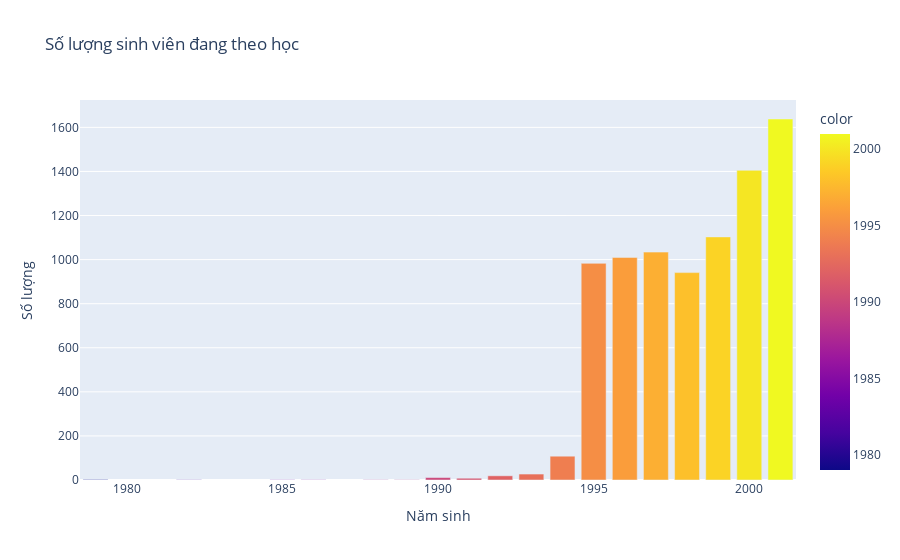

The notebook cell saved with this chart:
### Code cell
sinhvien["NamSinh"] = sinhvien["NamSinh"].astype("Int64")
fig = px.bar(x = sinhvien["NamSinh"].value_counts().index,
             y = sinhvien["NamSinh"].value_counts().values,
             labels = {'x': "Năm sinh",
                     'y': "Số lượng"},
             color = sinhvien["NamSinh"].value_counts().index,
             title = "Số lượng sinh viên đang theo học")

'''Nhận xét: 
Số lượng sinh viên phần lớn sinh năm 1995 đến 2001,
Điểm này sẽ được lưu ý khi thực hiện phân tích và đánh giá ở các bước sau.
'''
fig

### Figure 1 — Plotly figure (JSON) as saved in the notebook; plotly's stock layout.template omitted (floating-point values rounded to 4 significant figures)
{"data": [{"alignmentgroup": "True", "hovertemplate": "Năm sinh=%{x}<br>Số lượng=%{y}<br>color=%{marker.color}<extra></extra>", "legendgroup": "", "marker": {"color": [2001, 2000, 1999, 1997, 1996, 1995, 1998, 1994, 1993, 1992, 1990, 1991, 1979, 1989, 1986, 1982, 1988, 1985], "coloraxis": "coloraxis", "pattern": {"shape": ""}}, "name": "", "offsetgroup": "", "orientation": "v", "showlegend": false, "textposition": "auto", "type": "bar", "x": [2001, 2000, 1999, 1997, 1996, 1995, 1998, 1994, 1993, 1992, 1990, 1991, 1979, 1989, 1986, 1982, 1988, 1985], "xaxis": "x", "y": [1638, 1405, 1103, 1034, 1010, 983, 941, 108, 27, 19, 11, 8, 2, 1, 1, 1, 1, 1], "yaxis": "y"}], "layout": {"barmode": "relative", "coloraxis": {"colorbar": {"title": {"text": "color"}}, "colorscale": [[0, "#0d0887"], [0.1111, "#46039f"], [0.2222, "#7201a8"], [0.3333, "#9c179e"], [0.4444, "#bd3786"], [0.5556, "#d8576b"], [0.6667, "#ed7953"], [0.7778, "#fb9f3a"], [0.8889, "#fdca26"], [1, "#f0f921"]]}, "legend": {"tracegroupgap": 0}, "title": {"text": "Số lượng sinh viên đang theo học"}, "xaxis": {"anchor": "y", "domain": [0, 1], "title": {"text": "Năm sinh"}}, "yaxis": {"anchor": "x", "domain": [0, 1], "title": {"text": "Số lượng"}}}}
